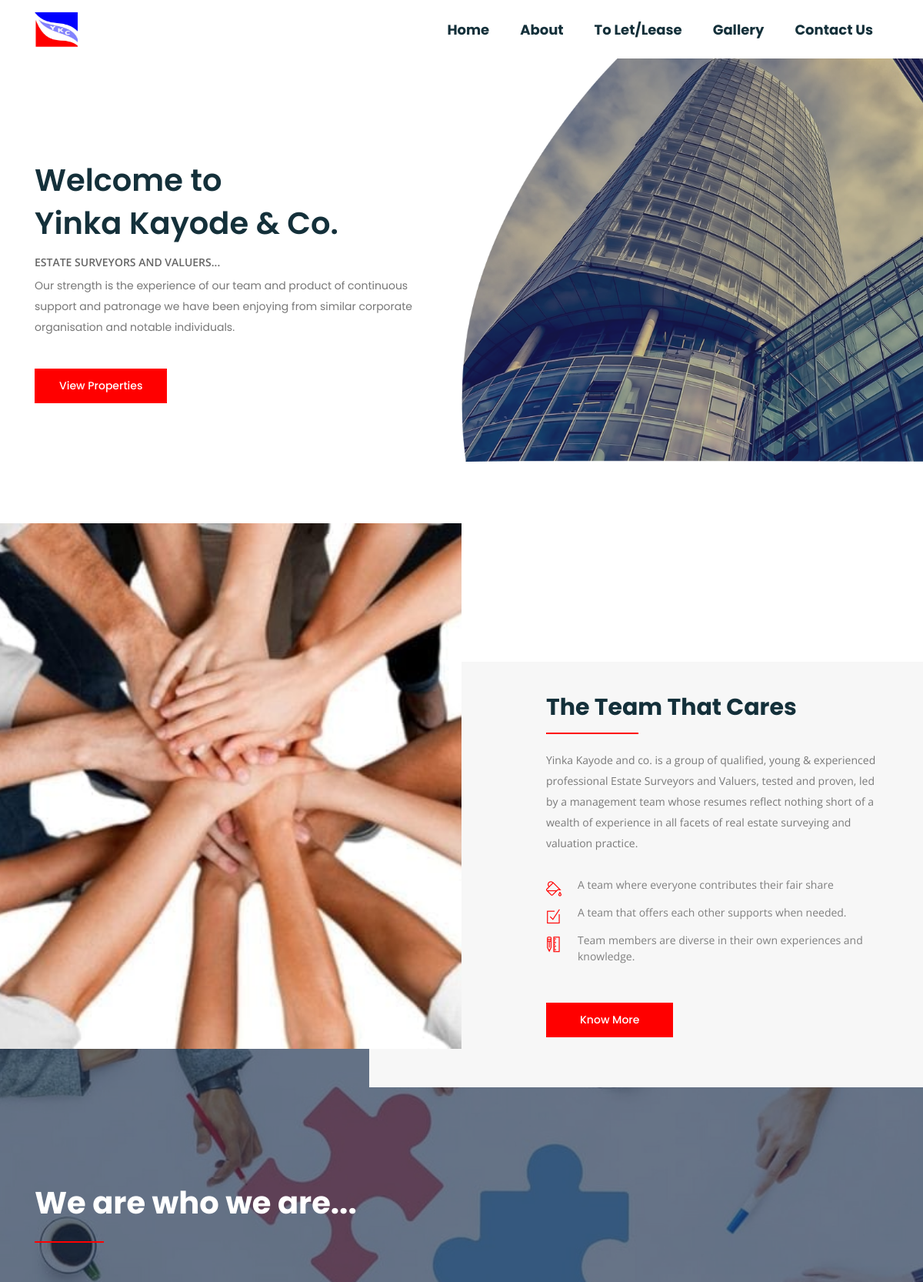
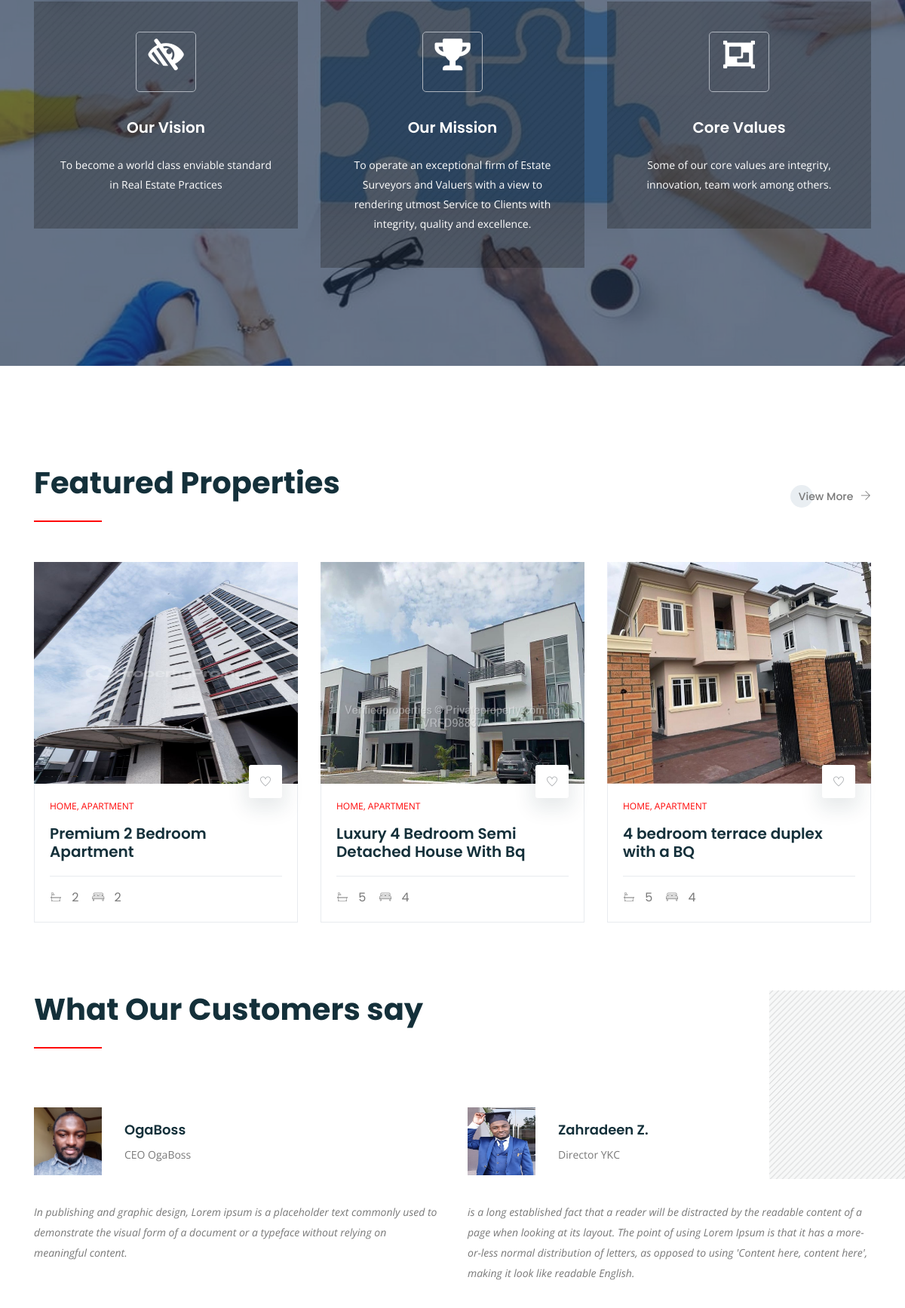
The page / (upper part) on the database its author committed (2 pictures, top to bottom).
### estate/models.py (models this page shows, shortened)
class Properties(models.Model):
   name = models.CharField(max_length=150)
   slug = models.SlugField(max_length=160)
   bathrooms = models.PositiveIntegerField(blank=True, null=True)
   bedrooms = models.PositiveIntegerField(blank=True, null=True)
   price = models.DecimalField(max_digits=20, decimal_places=2)
   discount_price = models.DecimalField(max_digits=20, decimal_places=2, blank=True, null=True)
   location = models.CharField(max_length=100, blank=True, null=True)
   available = models.BooleanField(default=True)
   is_featured = models.BooleanField(default=False)
   is_new = models.BooleanField(default=True)
   description = RichTextField(blank=True, null=True)
   display_img = models.ImageField(default='default.png', upload_to='display_img')
   created = models.DateTimeField(default=timezone.now)
   def get_absolute_url(self):
      return reverse("detail-page", kwargs={
         'pk': self.pk,
         'slug': self.slug,
      })

### estate/views.py (the view)
# urls.py: path('', views.home, name='home-page'),
def home(request):
   properties = Properties.objects.filter(is_featured=True).order_by('?')
   context = {
      'properties':properties,
   }
   return render(request, 'yinka/home.html', context)

### estate/templates/yinka/home.html (shortened to what this page needs)
{% extends 'yinka/base.html' %}
{% load static %}
{% load humanize %}
{% block content %}
   <section class="banner_part">
      <div class="container">
         <div class="row align-content-center">
            <div class="col-lg-6">
               <div class="banner_text aling-items-center">
                  <div class="banner_text_iner">
                     <h2>Welcome to <br>
                        Yinka Kayode & Co.
                     </h2>
                     <h5>Estate Surveyors and Valuers...</h5>
                     <p>
                        Our strength is the experience of our team and product of continuous
                        support and patronage we have been enjoying from similar corporate
                        organisation and notable individuals.
                     </p>
                     <a href="{% url 'properties-page' %}" class="btn_1 banner_btn ">View Properties</a>
                  </div>
               </div>
            </div>
         </div>
      </div>
   </section>
   <section class="team_part">
      <div class="container">
         <div class="row">
            <div class="col-lg-6">
            </div>
            <div class="offset-lg-1 col-lg-5">
               <div class="team_member_text">
                  <h2>The Team That Cares</h2>
                  <p>
                     Yinka Kayode and co. is a group of qualified, young & experienced professional Estate
                     Surveyors and Valuers, tested and proven, led by a management team whose resumes
                     reflect nothing short of a wealth of experience in all facets of real estate
                     surveying and valuation practice.
                  </p>
                  <ul>
                     <li><span class="ti-paint-bucket"></span>A team where everyone contributes their fair share</li>
                     <li><span class="ti-check-box"></span>A team that offers each other supports when needed.</li>
                     <li><span class="ti-ruler-pencil"></span>Team members are diverse in their own experiences and  knowledge.</li>
                  </ul>
                  <a href="#" class="btn_1">Know More</a>
               </div>
            </div>
         </div>
      </div>
   </section>
   <div class="passion_part">
      <div class="container">
         <div class="row">
            <div class="col-lg-5">
               <div class="section_tittle">
                  <h1>We are who we are...</h1>
               </div>
            </div>
         </div>
         <div class="row">
            <div class="col-md-6 col-lg-4">
               <div class="single_passion">
                  <div class="single_passion_item">
                     <a href="#" class="passion_icon"> <i class="fa fa-low-vision" aria-hidden="true"></i> </a>
                     <h4>Our Vision</h4>
                     <p>To become a world class enviable standard in Real Estate Practices</p>
                  </div>
               </div>
            </div>
            <div class="col-md-6 col-lg-4">
               <div class="single_passion">
                  <div class="single_passion_item">
                     <a href="#" class="passion_icon"> <i class="fa fa-trophy"></i> </a>
                     <h4>Our Mission</h4>
                     <p>To operate an exceptional firm of Estate Surveyors and Valuers with a view to rendering utmost
                        Service to Clients with integrity, quality and excellence.</p>
                  </div>
               </div>
            </div>
            <div class="col-md-6 col-lg-4">
               <div class="single_passion">
                  <div class="single_passion_item">
                     <a href="#" class="passion_icon"><i class="fa fa-object-group" aria-hidden="true"></i> </a>
                     <h4>Core Values</h4>
                     <p>Some of our core values are integrity, innovation, team work among others.</p>
                  </div>
               </div>
            </div>
         </div>
      </div>
   </div>
   <div class="apartment_part">
      <div class="container">
         <div class="row justify-content-between align-content-center">
            <div class="col-md-8 col-lg-7">
               <div class="section_tittle">
                  <h1>Featured Properties</h1>
               </div>
            </div>
            <div class="col-md-4 col-lg-5">
               <div class="view_more_btn float-right d-none d-md-block">
                  <a href="{% url 'properties-page' %}" class="btn_2">View More <span class="ti-arrow-right"></span></a>
               </div>
            </div>
         </div>
         <div class="row">
            {% for property in properties %}
               <div class="col-md-4 col-lg-4">
                  <div class="single_appartment_part">
                     <div class="appartment_img">
                        <img src="{{property.display_img.url}}" alt="">
                     </div>
                     <div class="single_appartment_content">
                        <a href="" class="love_us"> <span class="ti-heart"></span> </a>
                        <p>Home, Apartment</p>
                        <a href="{{property.get_absolute_url}}">
                           <h4>{{property.name}}</h4>
                        </a>
                        <ul class="list-unstyled">
                           <li><a href=""><span class="flaticon-bath"></span></a> {{property.bathrooms}}</li>
                           <li><a href=""><span class="flaticon-bed"></span></a> {{property.bedrooms}}</li>
                        </ul>
                     </div>
                  </div>
               </div>
            {% endfor %}
         </div>
      </div>
   </div>
   <div class="review_part" id="testimonial">
      <div class="container">
         <div class="row">
            <div class="col-sm-8 col-lg-10">
               <div class="section_tittle">
                  <h1>What Our Customers say</h1>
               </div>
            </div>
         </div>
         <div class="row">
            <div class="col-lg-12">
               <div class="review_part_text owl-carousel">
                  <div class="singler_eview_part">
                     <div class="client_info">
                        <img src="{% static 'yinka/img/ogaboss.jpg' %}" alt="">
                        <h4>OgaBoss</h4>
                        <p>CEO OgaBoss</p>
                     </div>
                     <p>
                        <i>
                           In publishing and graphic design, Lorem ipsum is a placeholder text commonly
                           used to demonstrate the visual form of a document or a typeface without relying
                           on meaningful content.
                        </i>
                     </p>
                  </div>
                  <div class="singler_eview_part">
                     <div class="client_info">
                        <img src="{% static 'yinka/img/deen.jpg' %}" alt="">
                        <h4>Zahradeen Z.</h4>
                        <p>Director YKC</p>
                     </div>
                     <p>
                        <i>
                           is a long established fact that a reader will be distracted by the readable
                           content of a page when looking at its layout. The point of using Lorem Ipsum
                           is that it has a more-or-less normal distribution of letters, as opposed to
                           using 'Content here, content here', making it look like readable English.
                        </i>
                     </p>
                  </div>
               </div>
            </div>
         </div>
      </div>
   </div>
{% endblock %}

### rows shown on the page
Properties: display_img (picture), name "Premium 2 Bedroom Apartment", bathrooms "2", bedrooms "2"
Properties: display_img (picture), name "Luxury 4 Bedroom Semi Detached House With Bq", bathrooms "5", bedrooms "4"
Properties: display_img (picture), name "4 bedroom terrace duplex with a BQ", bathrooms "5", bedrooms "4"
